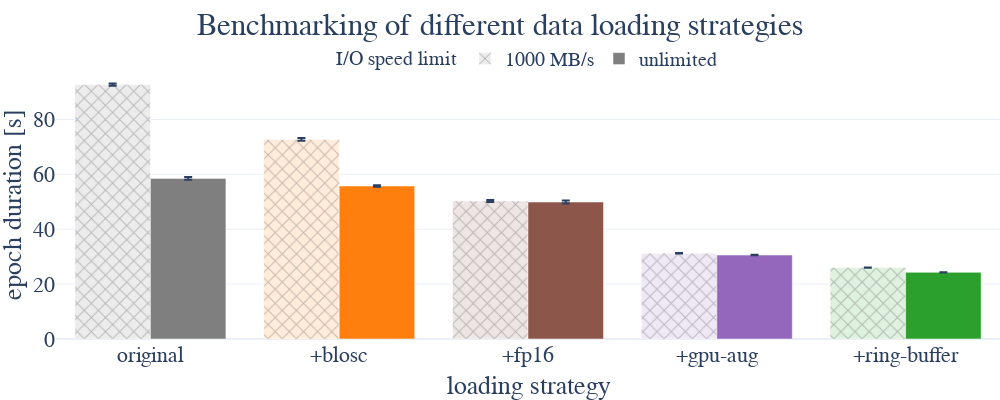

Write notebook code for a chart like this one.
### Markdown cell above
## Benchmark

### Code cell
fig = go.Figure()

df_bar = df.groupby(["loading_strategy", "speed"], as_index=False).agg(
    epoch_mean=pd.NamedAgg(column="epoch_mean", aggfunc=np.mean),
    epoch_std=pd.NamedAgg(column="epoch_mean", aggfunc=np.std),
    gpu_util_mean=pd.NamedAgg(column="gpu_util", aggfunc=np.mean),
    epoch_utils_mean=pd.NamedAgg(
        column="epoch_utils", aggfunc=lambda x: np.mean(scaled_stack([torch.from_numpy(t) for t in x]).numpy(), axis=0)
    ),
    epoch_utils_std=pd.NamedAgg(
        column="epoch_utils", aggfunc=lambda x: np.std(scaled_stack([torch.from_numpy(t) for t in x]).numpy(), axis=0)
    ),
)
df_bar["loading_strategy"] = df_bar["loading_strategy"].astype("category")
df_bar["loading_strategy"] = df_bar["loading_strategy"].cat.set_categories(settings_bench.sorting)
df_bar.sort_values("loading_strategy", inplace=True, ignore_index=True)

for speed in df_bar["speed"].unique():
    df_speed = df_bar.query("speed == @speed")
    colors = settings_bench.colors_dark if speed == "unlimited" else settings_bench.colors_light
    additional = {}
    if speed != "unlimited":
        additional["marker_pattern_shape"] = "x"
        additional["marker_pattern_fgcolor"] = "black"
        additional["marker_pattern_fgopacity"] = 0.3

    speed_name = speed.replace("mb", " MB/s")
    fig.add_trace(
        go.Bar(
            name=speed_name,
            x=["+" + l if l != "original" else l for l in df_speed.loading_strategy],
            y=df_speed.epoch_mean,
            error_y=dict(type="data", array=df_speed.epoch_std),
            marker_color=[colors[l] for l in df_speed.loading_strategy],
            **additional,
        )
    )

fig.update_yaxes(title="epoch duration [s]")
fig.update_xaxes(title="loading strategy")
fig.update_layout(template="plotly_white", height=400, width=1000, margin=dict(l=0, r=0, t=70, b=0))
fig.update_layout(font_family="Libertinus Serif", font_size=22)
fig.update_layout(
    legend=dict(
        orientation="h",
        yanchor="bottom",
        y=0.97,
        xanchor="center",
        x=0.5,
        font=dict(size=20),
        title="I/O speed limit",
        title_font_size=20,
    )
)
fig.update_layout(title_x=0.5, title_text="Benchmarking of different data loading strategies")

fig.write_image(settings_bench.paper_dir / "benchmarking_loading_strategies.pdf")
fig.write_image(settings_bench.paper_dir / "benchmarking_loading_strategies.svg")
fig

### Figure 1 — Plotly figure (JSON) as saved in the notebook; plotly's stock layout.template omitted (floating-point values rounded to 4 significant figures)
{"data": [{"error_y": {"array": [0.4113, 0.4917, 0.3907, 0.08532, 0.05204], "type": "data"}, "marker": {"color": ["#ECECEC", "#FFECDB", "#EEE6E4", "#EFE8F5", "#DFF1DF"], "pattern": {"fgcolor": "black", "fgopacity": 0.3, "shape": "x"}}, "name": "1000 MB/s", "type": "bar", "x": ["original", "+blosc", "+fp16", "+gpu-aug", "+ring-buffer"], "y": [92.71, 72.72, 50.3, 31.26, 26.02]}, {"error_y": {"array": [0.531, 0.2305, 0.5508, 0.1149, 0.0657], "type": "data"}, "marker": {"color": ["#7F7F7F", "#FF7F0E", "#8C564B", "#9467BD", "#2CA02C"]}, "name": "unlimited", "type": "bar", "x": ["original", "+blosc", "+fp16", "+gpu-aug", "+ring-buffer"], "y": [58.53, 55.75, 49.92, 30.59, 24.28]}], "layout": {"font": {"family": "Libertinus Serif", "size": 22}, "height": 400, "legend": {"font": {"size": 20}, "orientation": "h", "title": {"font": {"size": 20}, "text": "I/O speed limit"}, "x": 0.5, "xanchor": "center", "y": 0.97, "yanchor": "bottom"}, "margin": {"b": 0, "l": 0, "r": 0, "t": 70}, "title": {"text": "Benchmarking of different data loading strategies", "x": 0.5}, "width": 1000, "xaxis": {"title": {"text": "loading strategy"}}, "yaxis": {"title": {"text": "epoch duration [s]"}}}}
